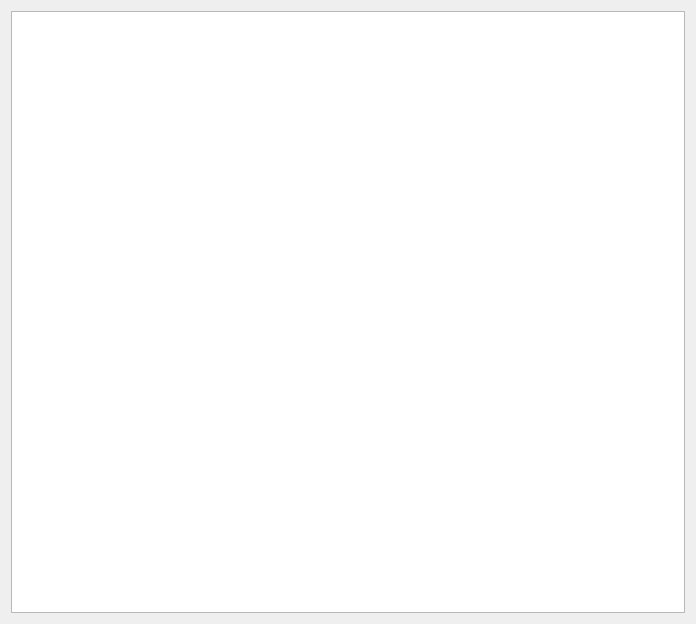
<?xml version="1.0" encoding="UTF-8"?>
<ui version="4.0">
 <class>ServiceSearchResult</class>
 <widget class="QDialog" name="ServiceSearchResult">
  <property name="geometry">
   <rect>
    <x>0</x>
    <y>0</y>
    <width>696</width>
    <height>624</height>
   </rect>
  </property>
  <property name="windowTitle">
   <string>Dialog</string>
  </property>
  <layout class="QGridLayout" name="gridLayout">
   <item row="0" column="0">
    <widget class="QTableView" name="tableView"/>
   </item>
  </layout>
 </widget>
 <resources/>
 <connections/>
</ui>
